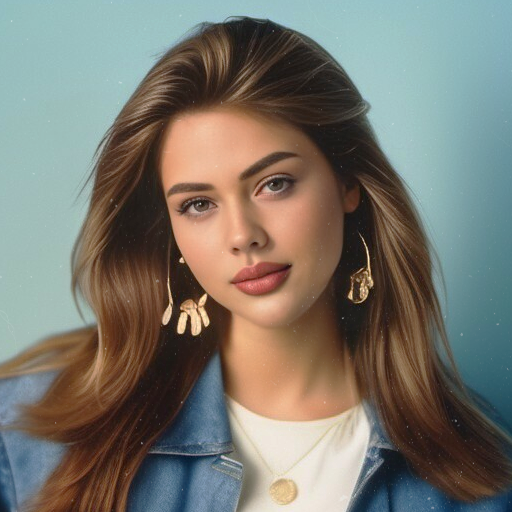
#> input picture StreamLit/Notebook/unnamed.png, 512 x 512 px; the run also reads 1 picture not shown here
$ jupyter execute cv.ipynb   (older library calls are emulated)
#> lines starting #> are read from the running program, lines starting #| are printed output that depends on the picture
# OpenCV Pythone

İnstall Library

[cell 1]
#pip install opencv-python
#--> pip install kütüphane yüklmemizi sağlar
#--> burada opencv-python kütüphanesini yüklüyoruz
#--> opencv-python kütüphanesi görüntü işleme, bilgisayar görüşü ve video analizi gibi işlemlerimizi yapmamızı sağlar
#---------------------------------------------------------------------------------------------------------------------
#---------------------------------------------------------------------------------------------------------------------


#pip install --upgrade
#--> --upgrade sistemimizdeki paketlerin güncellenmesini sağlar
#---------------------------------------------------------------------------------------------------------------------
#---------------------------------------------------------------------------------------------------------------------
#---------------------------------------------------------------------------------------------------------------------
#---------------------------------------------------------------------------------------------------------------------


import cv2
#--> opencv-python paketinin Python'a aktarılan adıdır. import diyerek opencv-python kütüphanesini cv2 yazarak kullanıyoruz
#---------------------------------------------------------------------------------------------------------------------
#---------------------------------------------------------------------------------------------------------------------
#---------------------------------------------------------------------------------------------------------------------
#---------------------------------------------------------------------------------------------------------------------

Show Picture

[cell 2]
input = cv2.imread("unnamed.png")
#> input is the input picture: shape (512, 512, 3); mean B, G, R 110.5, 119.4, 121.4
#--> cv2 ile kütüphaneyi çağırıyoruz.
#--> cv2 nin imread fonksiyonunu çağırarak unnamed.png isimli resim dosyasını okutuyoruz.
#--> imread fonksiyonu resim dosyasını okuyup görüntü verilerini NumPy dizisine dönüştürür.
#--> bu çıktıyıda input değişkenine atıyoruz.
#---------------------------------------------------------------------------------------------------------------------


cv2.imshow("Girl",input)
#--> cv2 nin imshow fonksiyonunu çağırıyoruz. bu fonksiyon okunan resim verilerini ekranda gösterir.
#--> fonksiyon içerine 2 parametre veriyoruz. ilk "Girl" paremtresi başlık olarak veriyoruz. ikinci okunan veriyi ekranda göstermesi için atamış olduğumuz input parametresini veriyoruz
#--> çalıştırdığımızda küçük pencerede atadığımız resmi gösteriyor.
#---------------------------------------------------------------------------------------------------------------------
#---------------------------------------------------------------------------------------------------------------------

cv2.waitKey()
#--> cv2 nin waitkey fonksiyonunu çağırıyoruz. bu fonksiyon herhangi bir tuşa basılmasını bekler.
#--> Bu fonksiyon, bir tuşa basılana kadar programın yürütülmesini durdurur.
#---------------------------------------------------------------------------------------------------------------------
#---------------------------------------------------------------------------------------------------------------------
#---------------------------------------------------------------------------------------------------------------------

cv2.destroyAllWindows()
#--> cv2 nin destroyAllWindows fonksiyonunu çağırıyoruz.bu fonksiyon opencv-python tarafından açılan pencereleri kapatır.
#---------------------------------------------------------------------------------------------------------------------
#---------------------------------------------------------------------------------------------------------------------
#---------------------------------------------------------------------------------------------------------------------
#---------------------------------------------------------------------------------------------------------------------

[cell 3]
input
#--> input değişkeninin yukarda cv2 nin imread fonksiyonuna atamıştık. bu fonksiyon bu değişkene dizi atadı.
#--> burda değişkenı yazıp çalıştırdığımızda bize :
#    array([[[193, 190, 148],
#         [193, 190, 148],
#         [193, 190, 148],
#         ...,
#         [190, 180, 134],
#         [191, 180, 132],
#         [194, 183, 134]],
#
#        [[193, 190, 148],
#         [193, 190, 148],
#         [193, 190, 148],
#         ...,
#         [191, 181, 135],
#         [191, 180, 132],
#         [193, 182, 133]],
#
#        [[193, 190, 148],
#         [193, 190, 148],
#         [193, 190, 148],
#         ...,
#         [191, 181, 135],
#         [194, 183, 134],
#         [192, 181, 133]],

#--> çıktısını verecektır.

[cell 4]
input.shape
#--> shape input değişkenindeki resmin boyutlarını veya şeklini bir tuple olarak döndürür.
#--> Bu tuple, resmin yüksekliğini, genişliğini ve kanal sayısını temsil eden değerleri sırayla içerir.
#--> yüklenen resmin çıktısı (512, 512, 3) olacaktır.
#--> değerler resmin (yükseklik, genişlik, kanallar) olacaktır.
#---------------------------------------------------------------------------------------------------------------------

[cell 5]
input = cv2.imread("unnamed.png")
#--> cv2 ile kütüphaneyi çağırıyoruz.
#--> cv2 nin imread fonksiyonunu çağırarak unnamed.png isimli resim dosyasını okutuyoruz.
#--> imread fonksiyonu resim dosyasını okuyup görüntü verilerini NumPy dizisine dönüştürür.
#--> bu çıktıyıda input değişkenine atıyoruz.
#---------------------------------------------------------------------------------------------------------------------

cv2.imshow("Girl",input)
#--> cv2 nin imshow fonksiyonunu çağırıyoruz. bu fonksiyon okunan resim verilerini ekranda gösterir.
#--> fonksiyon içerine 2 parametre veriyoruz. ilk "Girl" paremtresi başlık olarak veriyoruz. ikinci okunan veriyi ekranda göstermesi için atamış olduğumuz input parametresini veriyoruz
#--> çalıştırdığımızda küçük pencerede atadığımız resmi gösteriyor.
#---------------------------------------------------------------------------------------------------------------------
#---------------------------------------------------------------------------------------------------------------------

cv2.waitKey()
#--> cv2 nin waitkey fonksiyonunu çağırıyoruz. bu fonksiyon herhangi bir tuşa basılmasını bekler.
#--> Bu fonksiyon, bir tuşa basılana kadar programın yürütülmesini durdurur.
#---------------------------------------------------------------------------------------------------------------------
#---------------------------------------------------------------------------------------------------------------------
#---------------------------------------------------------------------------------------------------------------------

gray_picture = cv2.cvtColor(input,cv2.COLOR_BGR2GRAY)
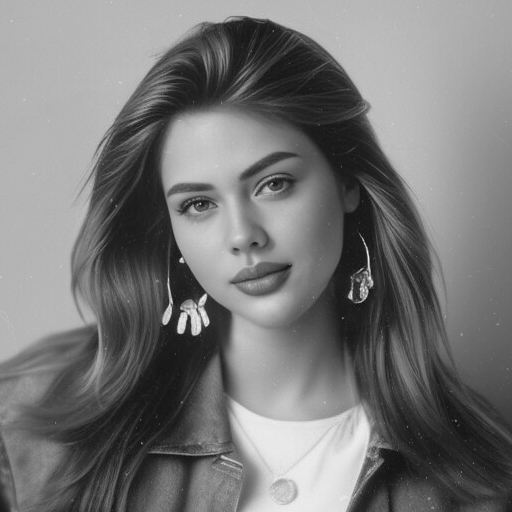
#> gray_picture: shape (512, 512); min 14, max 240, mean 119
#--> cv2 nin cvtcolor fonksiyonunu çağırıyoruz. bu fonksiyon yüklediğimiz resimin renklerini dönüşmesini sağlar.
#--> Fonksiyon 2 parametre alır. ilk renklerini değiştirceğimiz resim. ikincisi hangi renklerin neye değişeceği.
#--> cv2 nin COLOR_BGR2GRAY BGR renk uzayından gri tonlamaya yapılacağını belirtir.
#--> en sonda dönüştürülmüş gri ton resim verileri gray_picture değişkenine atanır.
#---------------------------------------------------------------------------------------------------------------------

cv2.imshow("Girl",gray_picture)
#--> cv2 nin imshow fonksiyonunu çağırıyoruz. bu fonksiyon okunan resim verilerini ekranda gösterir.
#--> fonksiyon içerine 2 parametre veriyoruz. ilk "Girl" paremtresi başlık olarak veriyoruz. ikinci okunan veriyi ekranda göstermesi için atamış olduğumuz gray_picture parametresini veriyoruz
#--> çalıştırdığımızda küçük pencerede atadığımız resmi gösteriyor.
#---------------------------------------------------------------------------------------------------------------------
#---------------------------------------------------------------------------------------------------------------------

cv2.waitKey()
#--> cv2 nin waitkey fonksiyonunu çağırıyoruz. bu fonksiyon herhangi bir tuşa basılmasını bekler.
#--> Bu fonksiyon, bir tuşa basılana kadar programın yürütülmesini durdurur.
#---------------------------------------------------------------------------------------------------------------------
#---------------------------------------------------------------------------------------------------------------------
#---------------------------------------------------------------------------------------------------------------------

cv2.destroyAllWindows()
#--> cv2 nin destroyAllWindows fonksiyonunu çağırıyoruz.bu fonksiyon opencv-python tarafından açılan pencereleri kapatır.
#---------------------------------------------------------------------------------------------------------------------
#---------------------------------------------------------------------------------------------------------------------
#---------------------------------------------------------------------------------------------------------------------
#---------------------------------------------------------------------------------------------------------------------

[cell 6]
input = cv2.imread("unnamed.png")
#--> cv2 ile kütüphaneyi çağırıyoruz.
#--> cv2 nin imread fonksiyonunu çağırarak unnamed.png isimli resim dosyasını okutuyoruz.
#--> imread fonksiyonu resim dosyasını okuyup görüntü verilerini NumPy dizisine dönüştürür.
#--> bu çıktıyıda input değişkenine atıyoruz.
#---------------------------------------------------------------------------------------------------------------------

hsv_resim = cv2.cvtColor(input, cv2.COLOR_BGR2HSV)
#> hsv_resim: shape (512, 512, 3); mean H, S, V 47.8, 88.6, 137.8
#--> cv2 nin cvtcolor fonksiyonunu çağırıyoruz. bu fonksiyon yüklediğimiz resimin renklerini dönüşmesini sağlar.
#--> Fonksiyon 2 parametre alır. ilk renklerini değiştirceğimiz resim. ikincisi hangi renklerin neye değişeceği.
#--> cv2 nin COLOR_BGR2HSV BGR renk uzayından renk uzayından HSV (Ton Doyma Değer) renk uzayına dönüştürüyor.
#--> en sonda dönüştürülmüş HSV (Ton Doyma Değer) resim verileri hsv_resim değişkenine atanır.
#---------------------------------------------------------------------------------------------------------------------

cv2.imshow("HSV Tonlama", hsv_resim[:,:,:])
#--> cv2 nin imshow fonksiyonunu çağırıyoruz. bu fonksiyon okunan resim verilerini ekranda gösterir.
#--> fonksiyon içerine 2 parametre veriyoruz. ilk "HSV Tonlama" paremtresi başlık olarak veriyoruz. hsv_resim[:, :, :] Bu ise görüntünün tüm kanallarını (Hue, Saturation, Value) ekranda göstermek için kullanılır.
#--> Her bir kanal, 0 ile 255 arasında değerler alabilir, bu yüzden bu indeksleme : olarak belirtilmiştir. ikinci okunan veriyi ekranda göstermesi için atamış olduğumuz hsv_resim[:,:,:] parametresini veriyoruz
#--> çalıştırdığımızda küçük pencerede atadığımız resmi gösteriyor.
#---------------------------------------------------------------------------------------------------------------------

cv2.waitKey()
#--> cv2 nin waitkey fonksiyonunu çağırıyoruz. bu fonksiyon herhangi bir tuşa basılmasını bekler.
#--> Bu fonksiyon, bir tuşa basılana kadar programın yürütülmesini durdurur.
#---------------------------------------------------------------------------------------------------------------------
#---------------------------------------------------------------------------------------------------------------------
#---------------------------------------------------------------------------------------------------------------------

cv2.imshow("Hue Kanalı", hsv_resim[:,:,0])
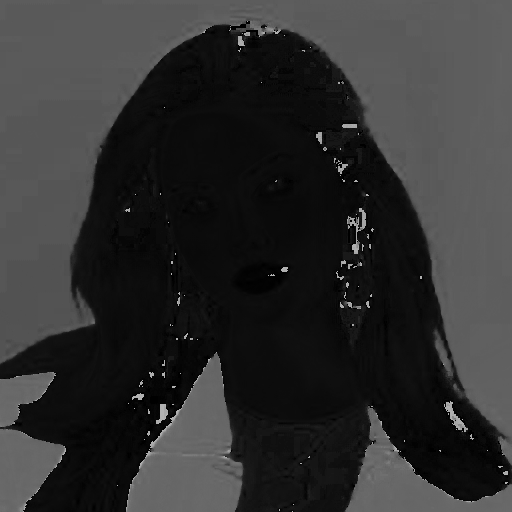
#> window 'Hue Kanalı': shape (512, 512); min 0, max 179, mean 47.8
#--> cv2 nin imshow fonksiyonunu çağırıyoruz. bu fonksiyon okunan resim verilerini ekranda gösterir.
#--> fonksiyon içerine 2 parametre veriyoruz. ilk "Hue Kanalı" paremtresi başlık olarak veriyoruz. hsv_resim[:, :, 0] Bu ise görüntünün sadece ton (Hue) kanalını göstermek için kullanılır.
#--> HSV renk uzayında, ton kanalı 0'ın kırmızıya, 60'ın sarıya, 120'nin yeşile, 180'in maviye, 240'ın mordora ve 300'ün de kırmızıya dönüşümüne karşılık gelir.
#--> ikinci okunan veriyi ekranda göstermesi için atamış olduğumuz hsv_resim[:,:,0] parametresini veriyoruz.
#--> çalıştırdığımızda küçük pencerede atadığımız resmi gösteriyor.

cv2.waitKey()
#--> cv2 nin waitkey fonksiyonunu çağırıyoruz. bu fonksiyon herhangi bir tuşa basılmasını bekler.
#--> Bu fonksiyon, bir tuşa basılana kadar programın yürütülmesini durdurur.
#---------------------------------------------------------------------------------------------------------------------
#---------------------------------------------------------------------------------------------------------------------
#---------------------------------------------------------------------------------------------------------------------

cv2.imshow("Saturation Kanalı", hsv_resim[:,:,1])
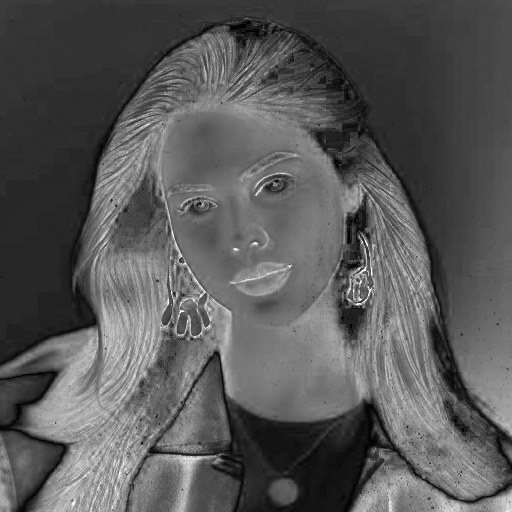
#> window 'Saturation Kanalı': shape (512, 512); min 0, max 255, mean 88.6
#--> cv2 nin imshow fonksiyonunu çağırıyoruz. bu fonksiyon okunan resim verilerini ekranda gösterir.
#--> fonksiyon içerine 2 parametre veriyoruz. ilk "Saturation Kanalı" paremtresi başlık olarak veriyoruz. hsv_resim[:, :, 1] Bu ise görüntünün sadece doygunluk (Saturation) kanalını göstermek için kullanılır.
#--> HDoygunluk, renklerin canlılığını ve solukluğunu belirtir. Düşük doygunluk, daha soluk ve gri renkler üretirken, yüksek doygunluk daha canlı ve doygun renkler üretir.
#--> ikinci okunan veriyi ekranda göstermesi için atamış olduğumuz hsv_resim[:,:,1] parametresini veriyoruz.
#--> çalıştırdığımızda küçük pencerede atadığımız resmi gösteriyor.

cv2.waitKey()
#--> cv2 nin waitkey fonksiyonunu çağırıyoruz. bu fonksiyon herhangi bir tuşa basılmasını bekler.
#--> Bu fonksiyon, bir tuşa basılana kadar programın yürütülmesini durdurur.
#---------------------------------------------------------------------------------------------------------------------
#---------------------------------------------------------------------------------------------------------------------
#---------------------------------------------------------------------------------------------------------------------

cv2.imshow("Value Kanalı", hsv_resim[:,:,2])
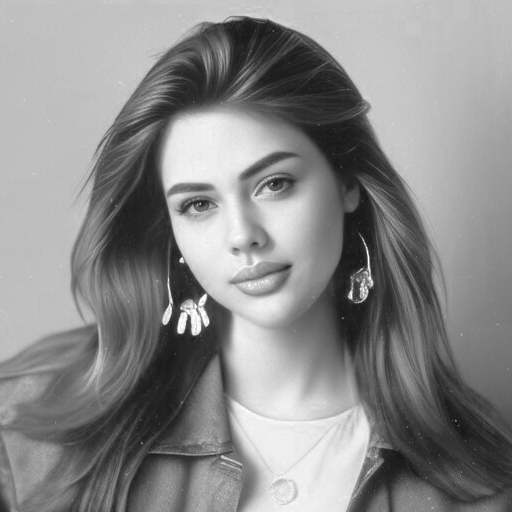
#> window 'Value Kanalı': shape (512, 512); min 18, max 255, mean 137.8
#--> cv2 nin imshow fonksiyonunu çağırıyoruz. bu fonksiyon okunan resim verilerini ekranda gösterir.
#--> fonksiyon içerine 2 parametre veriyoruz. ilk "Value Kanalı" paremtresi başlık olarak veriyoruz. hsv_resim[:, :, 2] BBu ise görüntünün sadece parlaklık (Value) kanalını göstermek için kullanılır.
#--> Parlaklık, bir rengin ışıldayan yoğunluğunu ifade eder. Düşük parlaklık değerleri koyu renklerken, yüksek parlaklık değerleri daha parlak renkler üretir.
#--> ikinci okunan veriyi ekranda göstermesi için atamış olduğumuz hsv_resim[:,:,2] parametresini veriyoruz.
#--> çalıştırdığımızda küçük pencerede atadığımız resmi gösteriyor.

cv2.waitKey()
#--> cv2 nin waitkey fonksiyonunu çağırıyoruz. bu fonksiyon herhangi bir tuşa basılmasını bekler.
#--> Bu fonksiyon, bir tuşa basılana kadar programın yürütülmesini durdurur.
#---------------------------------------------------------------------------------------------------------------------
#---------------------------------------------------------------------------------------------------------------------
#---------------------------------------------------------------------------------------------------------------------

cv2.destroyAllWindows()
#--> cv2 nin destroyAllWindows fonksiyonunu çağırıyoruz.bu fonksiyon opencv-python tarafından açılan pencereleri kapatır.
#---------------------------------------------------------------------------------------------------------------------
#---------------------------------------------------------------------------------------------------------------------
#---------------------------------------------------------------------------------------------------------------------
#---------------------------------------------------------------------------------------------------------------------

### Edge

[cell 7]
import cv2
#--> opencv-python paketinin Python'a aktarılan adıdır. import diyerek opencv-python kütüphanesini cv2 yazarak kullanıyoruz
#---------------------------------------------------------------------------------------------------------------------
#---------------------------------------------------------------------------------------------------------------------
#---------------------------------------------------------------------------------------------------------------------
#---------------------------------------------------------------------------------------------------------------------

import numpy as np
#--> opencv-python paketinin numpy kütüphanesini import edip np numpy kütüphanesinin sıkça kullanılan bir kısaltmasıdır.
#--> Numpy, Python programlama dilinde bilimsel hesaplamalar için kullanılan güçlü bir kütüphanedir.
#--> Numpy, çok boyutlu dizilerin (arrays) oluşturulması ve işlenmesi için çeşitli fonksiyonlar ve araçlar sağlar.
#--> Bu, matematiksel işlemler, lineer cebir, rastgele sayı üretimi, Fourier dönüşümleri gibi birçok alanı içerir.
#---------------------------------------------------------------------------------------------------------------------

image = cv2.imread("unnamed.png")
#--> cv2 ile kütüphaneyi çağırıyoruz.
#--> cv2 nin imread fonksiyonunu çağırarak unnamed.png isimli resim dosyasını okutuyoruz.
#--> imread fonksiyonu resim dosyasını okuyup görüntü verilerini NumPy dizisine dönüştürür.
#--> bu çıktıyıda input değişkenine atıyoruz.
#---------------------------------------------------------------------------------------------------------------------

height, width = image.shape[:2]
#--> height ve width adında 2 tane değişken oluşturup bunu image ye atadığımız resmin yükseklik ve genişliğinin değerini atıyoruz.
#--> [:2] ifadesi, image.shape nın ilk iki öğesini alır, yani yükseklik ve genişlik.
#---------------------------------------------------------------------------------------------------------------------
#---------------------------------------------------------------------------------------------------------------------
#---------------------------------------------------------------------------------------------------------------------

sobel_x = cv2.Sobel(image, cv2.CV_64F,0,1,ksize=5)
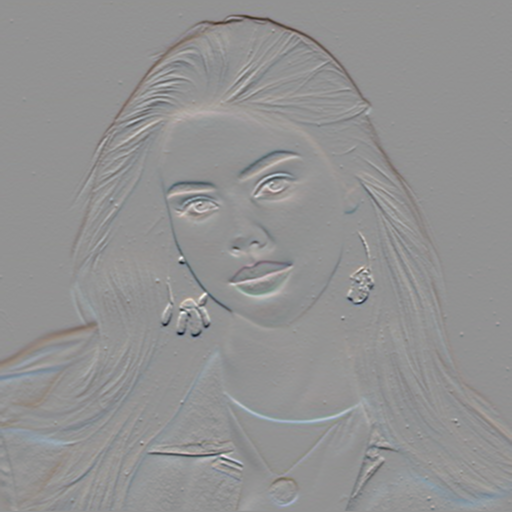
#> sobel_x: shape (512, 512, 3) float64; mean B, G, R -19, -19.8, -11.8; drawn with min black and max white
sobel_y = cv2.Sobel(image, cv2.CV_64F,1,0,ksize=5)
#--> cv2.Sobel() Bu fonksiyon bir görüntü üzerinde Sobel kenar tespitme filtresini uygular.
#--> Üç parametre alır. ilki filtrelencek resimimiz. ikincisi kenar tespitinde negatif değerlerin de alınabilmesi için 64 bit float tipi seçilmiştir. float tipini yazıyoruz.
#--> 0 ve 1 (veya 1 ve 0): X ve Y yönlü türevlerin sırasıyla uygulanacağı yönlendirme vektörleri. 0 X yönünü ve 1 Y yönünü temsil eder.
#--> Üçüncü parametre de Sobel çekirdeğinin boyutu. Burada, 5x5 boyutunda bir çekirdek kullanılır.
#---------------------------------------------------------------------------------------------------------------------

cv2.imshow("Rotated Image",image)
#--> cv2 nin imshow fonksiyonunu çağırıyoruz. bu fonksiyon okunan resim verilerini ekranda gösterir.
#--> fonksiyon içerine 2 parametre veriyoruz. ilk "Rotated Image" paremtresi başlık olarak veriyoruz. ikinci okunan veriyi ekranda göstermesi için atamış olduğumuz image parametresini veriyoruz
#--> çalıştırdığımızda küçük pencerede atadığımız resmi gösteriyor.
#---------------------------------------------------------------------------------------------------------------------
#---------------------------------------------------------------------------------------------------------------------

cv2.waitKey(0)
#--> cv2 nin waitkey fonksiyonunu çağırıyoruz. bu fonksiyon herhangi bir tuşa basılmasını bekler.
#--> Bu fonksiyon, bir tuşa basılana kadar programın yürütülmesini durdurur.
#---------------------------------------------------------------------------------------------------------------------
#---------------------------------------------------------------------------------------------------------------------
#---------------------------------------------------------------------------------------------------------------------

cv2.imshow("Sobel X",sobel_x)
#> (the rest of the program and of its run is left out)
